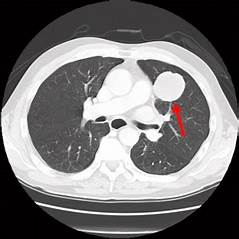
%> input picture test2_img.jpg, 239 x 239 px
$ octave lungcancerdetection.m   (GNU Octave 9; MATLAB toolbox functions it lacks are replaced by stand-ins)
%> lines starting %> are read from the running program, lines starting %| are printed output that depends on the picture; in (x1, y1, x2, y2) boxes, pixels count from 0 and x2, y2 are one past the last pixel; in counts of white or black regions, pixels touching at a corner belong together; the program's own positions count from 1
clc;
clear;
close all;

% Step 1: Load the CT Scan Image
[file, path] = uigetfile({'*.jpg;*.png;*.bmp;*.tif', 'Image Files (*.jpg, *.png, *.bmp, *.tif)'}, 'Select a Lung CT Image');
%> the answer given: test2_img.jpg
if isequal(file, 0)
    disp('User canceled file selection.');
    return;
else
    imgPath = fullfile(path, file);
    img = imread(imgPath);
%> img is the input picture: size 239x239x3 uint8; mean R, G, B 117.2, 115.8, 116.2
end

% Convert to grayscale if it's a color image
if size(img, 3) == 3
    img = rgb2gray(img);
%> img: size 239x239 uint8
end

% Display the original image
figure;
subplot(2, 3, 1);
imshow(img);
title('Original Image');

% Step 2: Preprocessing
% Resize image to standard size
img = imresize(img, [256, 256]);
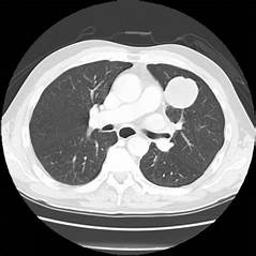
%> img: size 256x256 uint8; min 0, max 255, mean 116.3

% Apply median filtering to reduce noise
preprocessedImg = medfilt2(img, [3, 3]);
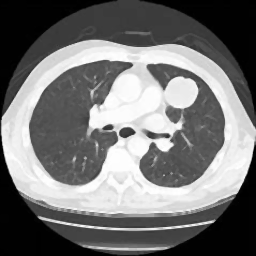
%> preprocessedImg: size 256x256 uint8; min 0, max 255, mean 116.2

% Enhance contrast using adaptive histogram equalization
preprocessedImg = adapthisteq(preprocessedImg);
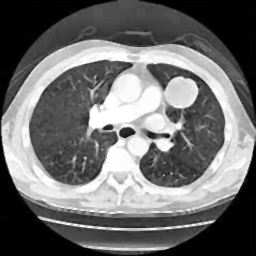
%> preprocessedImg: size 256x256 uint8; min 0, max 255, mean 109.7

% Display preprocessed image
subplot(2, 3, 2);
imshow(preprocessedImg);
title('Preprocessed Image');

% Step 3: Lung CT Image Segmentation
% Use Otsu's thresholding
level = graythresh(preprocessedImg);
%> level = 0.514

% Replace 'imbinarize' with 'im2bw' for older MATLAB versions
segmentedImg = im2bw(preprocessedImg, level);
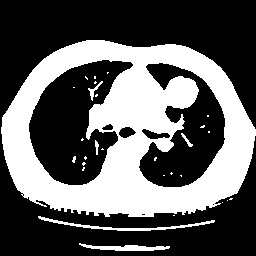
%> segmentedImg: size 256x256 logical; 36.9% white; 29 white regions (23 under 20 px), largest, box (x1, y1, x2, y2) and area: (1, 40, 256, 217) 23028, (38, 216, 215, 231) 488, (79, 243, 170, 251) 371, (88, 81, 103, 101) 71, (181, 133, 193, 147) 48, (95, 140, 99, 155) 37

% Remove small objects and isolate lung regions
segmentedImg = bwareaopen(segmentedImg, 500);
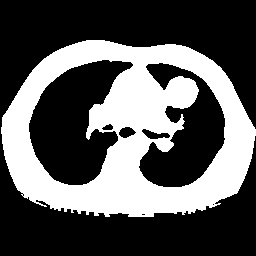
%> segmentedImg: size 256x256 logical; 35.1% white; 1 white region, box (x1, y1, x2, y2) and area: (1, 40, 256, 217) 23028

% Perform morphological operations to clean up segmentation
segmentedImg = imfill(segmentedImg, 'holes');
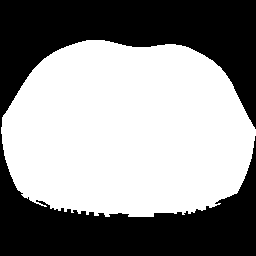
%> segmentedImg: size 256x256 logical; 55.7% white; 1 black region, box (x1, y1, x2, y2) and area: (0, 0, 256, 256) 29008
segmentedImg = imerode(segmentedImg, strel('disk', 3));
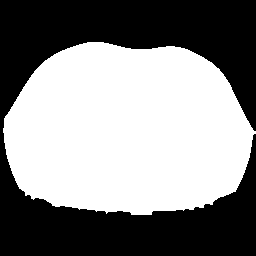
%> segmentedImg: size 256x256 logical; 53.2% white; 1 black region, box (x1, y1, x2, y2) and area: (0, 0, 256, 256) 30679

% Display segmented lung image
subplot(2, 3, 3);
imshow(segmentedImg);
title('Segmented Lung Region');

% Step 4: Feature Extraction
% Extract features like Area, Mean Intensity, Eccentricity, and Solidity
features = regionprops(segmentedImg, img, 'Area', 'MeanIntensity', 'Eccentricity', 'Solidity');
%> features = 1 region; Area, Eccentricity, MeanIntensity and Solidity: 34857 0.72 177 0.977

% Check if any regions are found
if isempty(features)
    disp('No regions found. Likely an artery.');
    outputResult = 'Artery';
    disp(['Diagnosis: ', outputResult]);
    return;
end

% Find the largest region for analysis
[~, largestIdx] = max([features.Area]);
%> largestIdx = 1
region = features(largestIdx);
%> region has the same summary as features

% Extract features of the largest region
area = region.Area;
%> area = 34857
intensity = region.MeanIntensity;
%> intensity = 177
eccentricity = region.Eccentricity;
%> eccentricity = 0.72
solidity = region.Solidity;
%> solidity = 0.977

% Step 5: Classification
% Dynamically adjust thresholds based on the input image
avgIntensity = mean2(preprocessedImg); % Average intensity of the image
%> avgIntensity = 109.7
areaThreshold = 0.02 * numel(segmentedImg); % 2% of total image area
%> areaThreshold = 1310.7
intensityThreshold = avgIntensity * 1.2;   % 20% higher than average intensity
%> intensityThreshold = 131.6
eccentricityThreshold = 0.8;              % Shape irregularity threshold
solidityThreshold = 0.9;                  % Smoothness threshold

% Perform classification
if area > areaThreshold && intensity > intensityThreshold && eccentricity > eccentricityThreshold
    outputResult = 'Malignant Lung Cancer';
elseif area > areaThreshold && solidity > solidityThreshold
    outputResult = 'Benign Lung Cancer';
else
    outputResult = 'Artery';
end

% Display the final result
disp(['Diagnosis: ', outputResult]);

% Step 6: Display Results
% Visualize segmented region with diagnosis
subplot(2, 3, 4);
imshow(segmentedImg);
title('Segmented Region');

subplot(2, 3, 5);
imshow(preprocessedImg);
title(['Diagnosis: ', outputResult]);

% Show final processed output
subplot(2, 3, 6);
imshow(img);
title('Processed Image with Diagnosis');

$ run again, on test_img.jpg
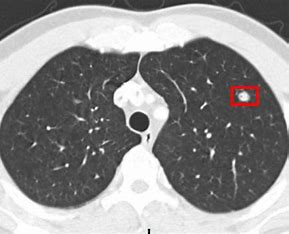
%> input picture test_img.jpg, 289 x 234 px
%> img is the input picture: size 234x289x3 uint8; mean R, G, B 143, 142.2, 142.2
%> `preprocessedImg = adapthisteq(preprocessedImg);`:
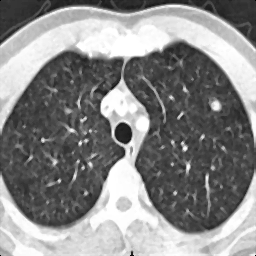
%> preprocessedImg: size 256x256 uint8; min 0, max 255, mean 136.8
%> level = 0.576
%> `segmentedImg = imerode(segmentedImg, strel('disk', 3));`:
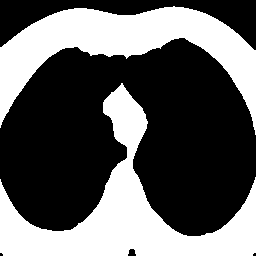
%> segmentedImg: size 256x256 logical; 37.8% white; 2 white regions, box (x1, y1, x2, y2) and area: (0, 83, 256, 256) 13160, (0, 6, 256, 135) 11610
%> features = 2 regions; Area, Eccentricity, MeanIntensity and Solidity: 13160 0.757 234.4 0.41, 11610 0.955 230.7 0.394
%> largestIdx = 2
%> region = 1 region; Area, Eccentricity, MeanIntensity and Solidity: 13160 0.757 234.4 0.41
%> area = 13160
%> intensity = 234.4
%> eccentricity = 0.757
%> solidity = 0.41
%> avgIntensity = 136.8
%> intensityThreshold = 164.2
